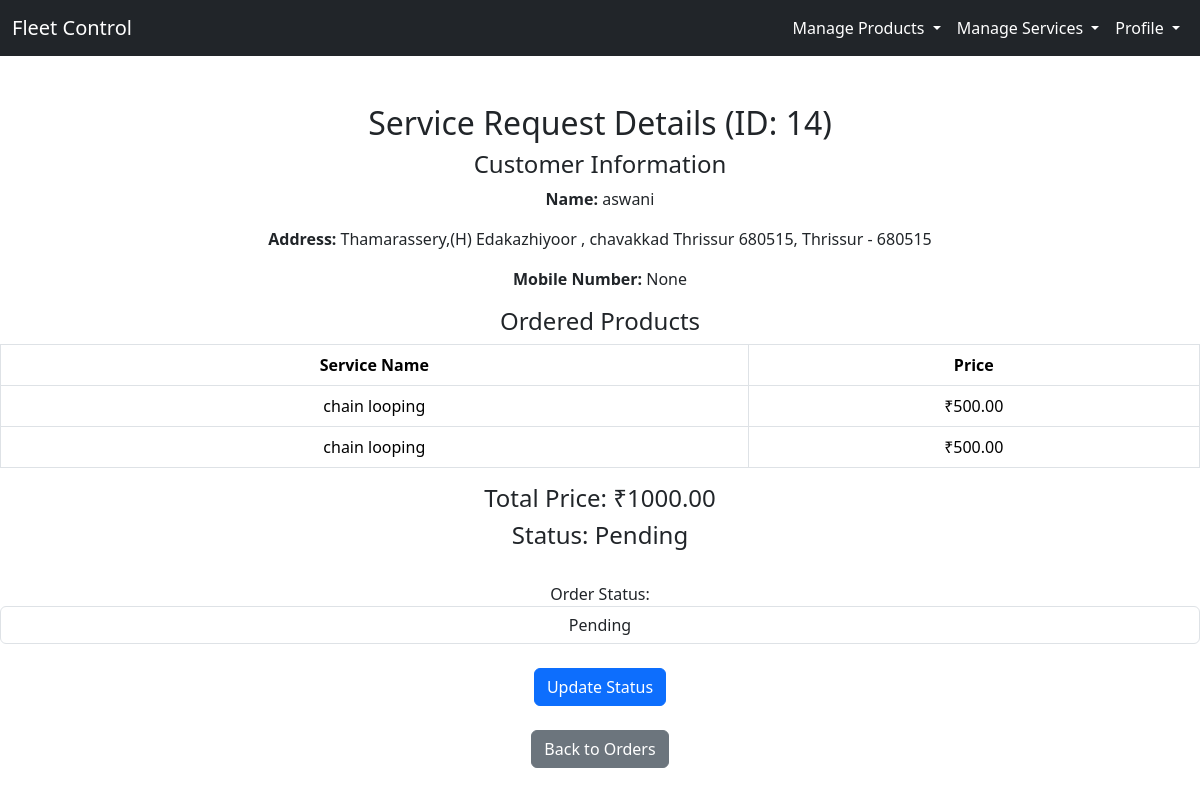
The app's page /service_details_service_side/14/ (signed in) with its own data.
### service_app/models.py (models this page shows, shortened)
class Service_checkout(models.Model):
    user = models.ForeignKey(User, on_delete=models.CASCADE)
    total_price = models.DecimalField(max_digits=10, decimal_places=2)
    checkout_date = models.DateTimeField(auto_now_add=True)
    scheduled_date = models.DateField(null=True, blank=True)  # New date field
    address = models.CharField(max_length=255, null=True, blank=True)
    location = models.CharField(max_length=100, null=True, blank=True)
    city = models.CharField(max_length=100, null=True, blank=True)
    pincode = models.CharField(max_length=20, null=True, blank=True)
    landmark = models.CharField(max_length=100, null=True, blank=True)
    status = models.CharField(max_length=50)
    message = models.CharField(max_length=255, null=True, blank=True)
    bank_name = models.CharField(max_length=100, null=True, blank=True)
    bank_acc_no = models.CharField(max_length=50, null=True, blank=True)
    ifsc = models.CharField(max_length=20, null=True, blank=True)
    cvv = models.CharField(max_length=4, null=True, blank=True)
    paid = models.BooleanField(default=False)

class User(AbstractUser):
    is_customer = models.BooleanField(default=False, verbose_name='Is Customer')
    is_service = models.BooleanField(default=False, verbose_name='Is Service Center')
    name = models.CharField(max_length=100, default='User')
    profile_picture = models.ImageField(upload_to='profile_pictures', blank=True, null=True)
    location = models.CharField(max_length=300, blank=True, null=True)
    address = models.TextField(max_length=1000, blank=True, null=True)
    city = models.CharField(max_length=250, blank=True, null=True)
    landmark = models.CharField(max_length=250, blank=True, null=True)
    verified = models.BooleanField(default=False, verbose_name='Is Verified')
    gender = models.BooleanField(default=False, verbose_name='Gender')
    date_of_birth = models.DateField(null=True, blank=True, verbose_name='Date of Birth')
    pincode = models.CharField(max_length=10, blank=True, null=True, verbose_name='Pincode')
    mobile_number = models.CharField(max_length=15, blank=True, null=True, verbose_name='Mobile Number')
    bank_name = models.CharField(max_length=100, default='Nil')
    bank_account_number = models.CharField(max_length=50, default='Nil')
    ifsc_code = models.CharField(max_length=20, default='Nil')
    upi_id = models.CharField(max_length=100, default='Nil')

class OrderedServices(models.Model):
    checkout = models.ForeignKey(Service_checkout, on_delete=models.CASCADE, related_name='ordered_products')
    service = models.ForeignKey(Service, on_delete=models.CASCADE)
    price = models.DecimalField(max_digits=10, decimal_places=2)

class Service(models.Model):
    service_name = models.CharField(max_length=100)
    category = models.ForeignKey(Service_category, on_delete=models.CASCADE)
    price = models.DecimalField(max_digits=10, decimal_places=2)
    image = models.ImageField(upload_to='service_images', blank=True, null=True)
    description = models.TextField()
    user = models.ForeignKey(User, on_delete=models.CASCADE, blank=True, null=True)

### service_app/views.py (the view)
# urls.py: path('service_details_service_side/<int:order_id>/', views.service_details_service_side, name='service_details_service_side'),
def service_details_service_side(request, order_id):
    order = get_object_or_404(Service_checkout, id=order_id)
    ordered_products = order.ordered_products.all()
    context = {
        'order': order,
        'ordered_products': ordered_products,
    }
    return render(request, 'service_center/service_details_service_side.html', context)

### templates/service_center/service_details_service_side.html (shortened to what this page needs)
{% extends 'service_center/service_base.html' %}
{% load static %}
{% block content %}
<br>
<br>
<div class="text-center">
<h2>Service Request Details (ID: {{ order.id }})</h2>
<h4>Customer Information</h4>
<p><strong>Name:</strong> {{ order.user.name }}</p>
<p><strong>Address:</strong> {{ order.address }}, {{ order.city }} - {{ order.pincode }}</p>
<p><strong>Mobile Number:</strong> {{ order.user.mobile_number }}</p>
<h4>Ordered Products</h4>
<table class="table table-bordered">
    <thead>
        <tr>
            <th>Service Name</th>
            <th>Price</th>
        </tr>
    </thead>
    <tbody>
        {% for item in ordered_products %}
            <tr>
                <td>{{ item.service.service_name }}</td>
                <td>₹{{ item.price }}</td>
            </tr>
        {% endfor %}
    </tbody>
</table>
<h4>Total Price: ₹{{ order.total_price }}</h4>
<h4>Status: {{ order.status }}</h4>
<br>
<form method="POST" action="{% url 'update_service_status' order.id %}">
    <div class="form-group">
        <label for="status">Order Status:</label>
        <select id="status" name="status" class="form-control text-center">
            <option value="pending" {% if order.status == 'pending' %}selected{% endif %}>Pending</option>
        </select>
    </div>
    <br>
    <button type="submit" class="btn btn-primary">Update Status</button>
    <br>
</form>
<br>
<a href="{% url 'manage_service_requests' %}" class="btn btn-secondary">Back to Orders</a>
<div>
<br>
<br>
{% endblock %}

### records on screen
Service_checkout: id "14", user.name "aswani", address "Thamarassery,(H) Edakazhiyoor , chavakkad Thrissur 680515", city "Thrissur", pincode "680515", user.mobile_number "None", total_price "1000.00", status "Pending"
OrderedServices: service.service_name "chain looping", price "500.00"
OrderedServices: service.service_name "chain looping", price "500.00"
